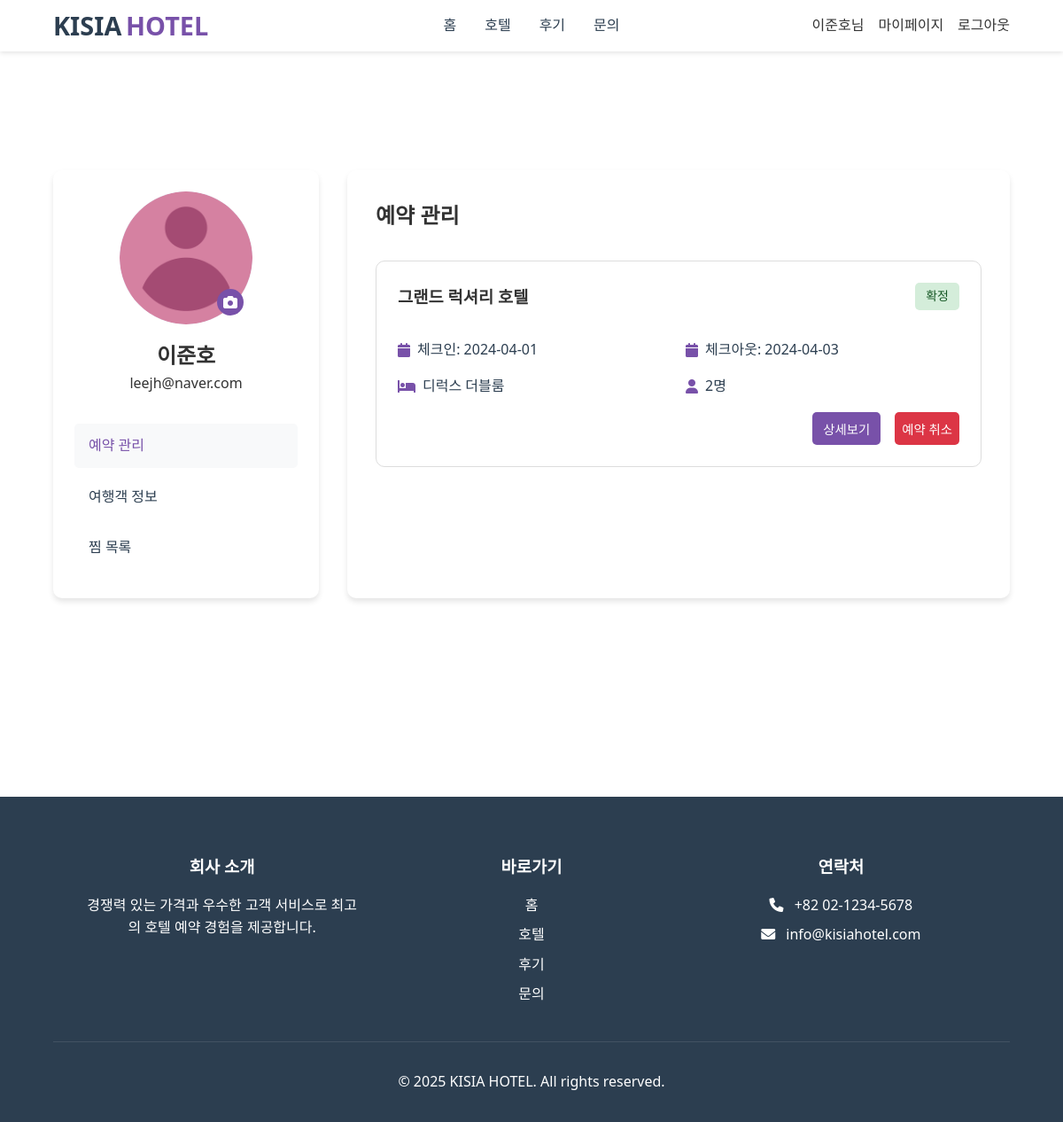
The app's page /user/mypage.php (signed in), older data.
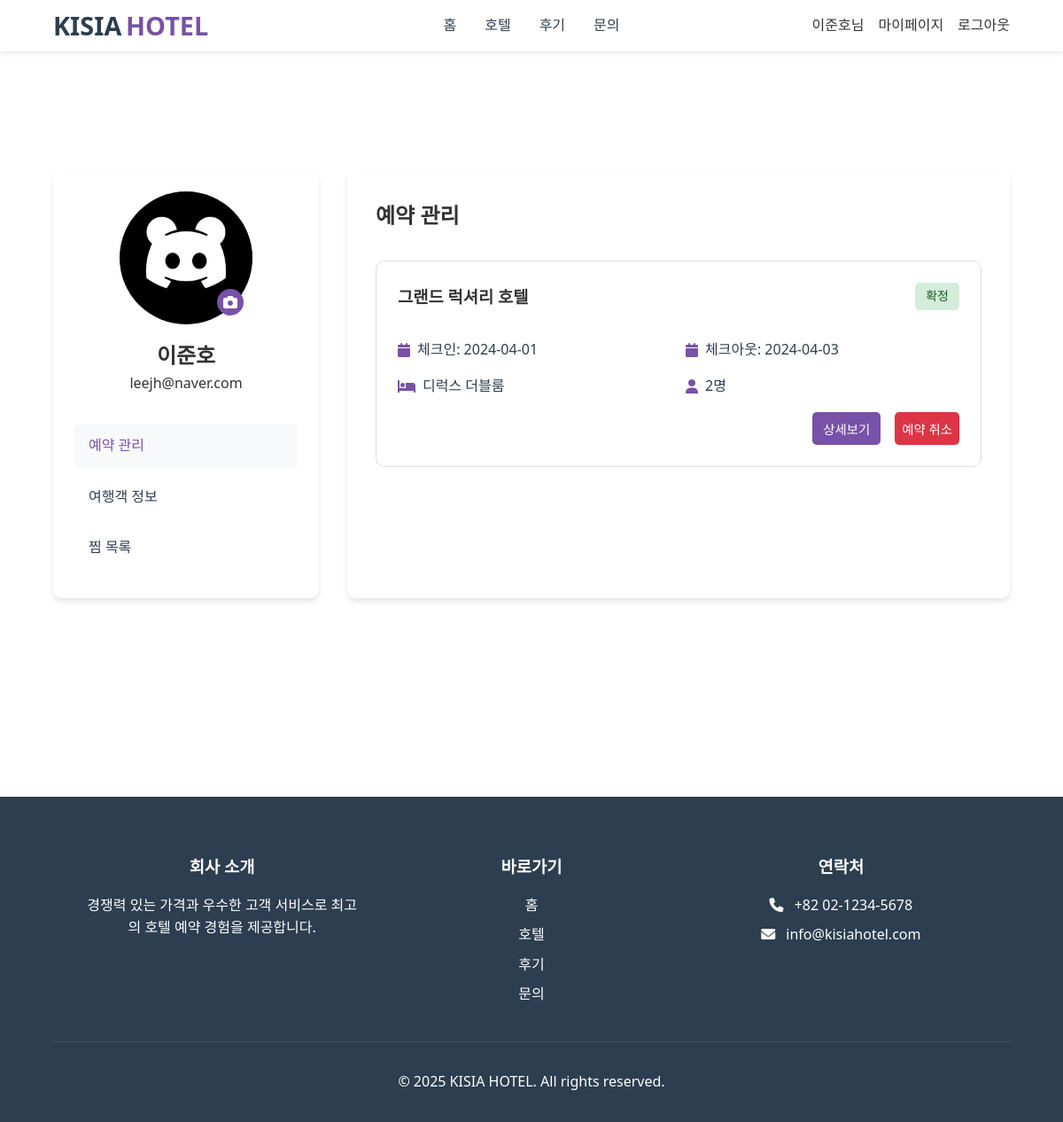
The same page, newer data.
### tables this page shows
CREATE TABLE users (
    user_id INT PRIMARY KEY AUTO_INCREMENT,
    username VARCHAR(50) NOT NULL,
    real_id VARCHAR(50) NOT NULL,
    password VARCHAR(255) NOT NULL,
    email VARCHAR(100) NOT NULL UNIQUE,
    phone VARCHAR(20),
    created_at DATETIME DEFAULT CURRENT_TIMESTAMP,
    is_admin BOOLEAN DEFAULT FALSE,
    terms BOOLEAN DEFAULT FALSE,
    marketing BOOLEAN DEFAULT FALSE,
    profile_image VARCHAR(255) DEFAULT '/image/default_profile.jpg'
);

### src/action/mypage_action.php (called while the page is built, shortened)
<?php
include_once __DIR__ . '/../includes/db_connection.php';
$user_id = $_SESSION['user_id'];
$user_sql="select * from users where user_id='$user_id'";
$user_result = mysqli_query($conn, $user_sql);

### src/user/mypage.php (the view, shortened to what this page needs)
<?php
include_once __DIR__ . '/../includes/header.php';
include_once __DIR__ . '/../action/mypage_action.php';
$users = $GLOBALS['users'];
?>
    <main class="mypage-container">
        <div class="mypage-sidebar">
            <div class="profile-section">
                <form method="post" action="../action/upload_profile_image.php" enctype="multipart/form-data">
                    <?php
                        $has_image = !empty($users['profile_image']) ? 'has-image' : '';
                        $profile_img = !empty($users['profile_image'])
                        ? $users['profile_image']
                        : '/image/default_profile.jpg';
                    ?>
                    <div class="profile-image-container <?= $has_image ?>">
                        <img src="<?= $profile_img ?>" alt="프로필 사진" id="profileImage" class="profile-image">
                        <label for="profileUpload" class="change-profile-btn">
                            <i class="fas fa-camera"></i>
                        </label>
                    </div>
                </form>
                <h2 id="username"><?= $users['username']?></h2>
                <p id="email"><?= $users['email']?></p>
            </div>
            <nav class="mypage-nav">
                <ul>
                    <li><a href="#" data-tab="reservations" class="active">예약 관리</a></li>
                    <li><a href="#" data-tab="profile">여행객 정보</a></li>
                    <li><a href="#" data-tab="wishlist">찜 목록</a></li>
                </ul>
            </nav>
        </div>
        <div class="mypage-content">
            <section id="reservations" class="content-section active">
                <h2>예약 관리</h2>
                <div class="reservation-list">
                    <div class="reservation-card">
                        <div class="reservation-header">
                            <h3>그랜드 럭셔리 호텔</h3>
                            <span class="status confirmed">확정</span>
                        </div>
                        <div class="reservation-details">
                            <div class="mypage-detail-item">
                                <i class="fas fa-calendar"></i>
                                <span>체크인: 2024-04-01</span>
                            </div>
                            <div class="mypage-detail-item">
                                <i class="fas fa-calendar"></i>
                                <span>체크아웃: 2024-04-03</span>
                            </div>
                            <div class="mypage-detail-item">
                                <i class="fas fa-bed"></i>
                                <span>디럭스 더블룸</span>
                            </div>
                            <div class="mypage-detail-item">
                                <i class="fas fa-user"></i>
                                <span>2명</span>
                            </div>
                        </div>
                        <div class="reservation-actions">
                            <button class="modify-btn" onclick="window.location.href='../hotel/hotel-detail.php'">상세보기</button>
                            <button class="mypage-cancel-btn">예약 취소</button>
                        </div>
                    </div>
                </div>
            </section>
        </div>
    </main>
<?php include_once __DIR__ . '/../includes/footer.php'; ?>

### src/includes/header.php (shortened to what this page needs)
<!DOCTYPE html>
<html lang="ko">
<head>
    <link rel="stylesheet" href="../style/styles.css">
    <link rel="stylesheet" href="../style/login.css">
    <link rel="stylesheet" href="../style/mypage.css">
    <link rel="stylesheet" href="../style/inquiry.css">
    <link rel="stylesheet" href="../style/review.css">
    <link rel="stylesheet" href="../style/event.css">
    <link rel="stylesheet" href="../style/event-timedeal.css">
    <link rel="stylesheet" href="../style/hotels.css">
    <link rel="stylesheet" href="../style/admin.css">
    <link rel="stylesheet" href="../style/payment.css">
    <link rel="stylesheet" href="../style/hotel-detail.css">
    <link rel="stylesheet" href="../style/hotel-add.css">
    <link rel="stylesheet" href="https://cdnjs.cloudflare.com/ajax/libs/font-awesome/6.0.0/css/all.min.css">
</head>
<body>
    <div class="style-header">
        <div class="style-nav">
            <a href="../index.php" class="style-logo">KISIA <span>HOTEL</span></a>
            <ul class="style-nav-links">
                <li><a href="../index.php">홈</a></li>
                <li><a href="../hotel/hotels.php">호텔</a></li>
                <li><a href="../review/review.php">후기</a></li>
                <li><a href="../inquiry/inquiry.php">문의</a></li>
            </ul>
            <div class="style-auth-buttons">
                <?php include __DIR__ . '/../action/auto_buttons.php'; ?>
            </div>
        </div>
    </div>
</body>
</html>

### src/action/auto_buttons.php (shortened to what this page needs)
<?php if(!isset($_SESSION['is_login'])): ?>
    <a href="../user/login.php" class="style-auth-btn">로그인</a>
    <a href="../user/signup.php" class="style-auth-btn">회원가입</a>
<?php else: ?>
    <span class="style-username"><?php echo $_SESSION['username']; ?>님</span>
    <?php if(isset($_SESSION['is_admin']) && $_SESSION['is_admin']): ?>
        <a href="../admin/admin.php" class="style-auth-btn">관리자페이지</a>
    <?php else: ?>
        <a href="../user/mypage.php" class="style-auth-btn">마이페이지</a>
    <?php endif; ?>
    <a href="../action/logout_action.php" class="style-auth-btn">로그아웃</a>
<?php endif; ?>

### src/includes/footer.php
    <footer class="style-footer">
        <div class="style-footer-content">
            <div class="style-footer-section">
                <h3>회사 소개</h3>
                <p>경쟁력 있는 가격과 우수한 고객 서비스로 최고의 호텔 예약 경험을 제공합니다.</p>
            </div>
            <div class="style-footer-section">
                <h3>바로가기</h3>
                <ul>
                    <li><a href="../index.php">홈</a></li>
                    <li><a href="../hotel/hotels.php">호텔</a></li>
                    <li><a href="../review/review.php">후기</a></li>
                    <li><a href="../inquiry/inquiry.php">문의</a></li>
                </ul>
            </div>
            <div class="style-footer-section">
                <h3>연락처</h3>
                <p><i class="fas fa-phone"></i> +82 02-1234-5678</p>
                <p><i class="fas fa-envelope"></i> info@kisiahotel.com</p>
            </div>
        </div>
        <div class="style-footer-bottom">
            <p>&copy; 2025 KISIA HOTEL. All rights reserved.</p>
        </div>
    </footer>
</body>
</html>

### src/style/styles.css (style rules this page uses)
* { margin: 0; padding: 0; box-sizing: border-box; font-family: 'Segoe UI', Tahoma, Geneva, Verdana, sans-serif; }
body { line-height: 1.6; color: #333; }
a { text-decoration: none; color: inherit; }
.style-header { background-color: #fff; box-shadow: 0 2px 5px rgba(0, 0, 0, 0.1); position: fixed; width: 100%; top: 0; z-index: 1000; }
.style-nav { display: flex; justify-content: space-between; align-items: center; padding: 1rem 5%; max-width: 1400px; margin: 0 auto; position: relative; }
.style-logo { font-size: 1.8rem; font-weight: bold; color: #2c3e50; display: flex; align-items: center; gap: 0.3rem; position: absolute; left: 5%; }
.style-logo span { color: #7851A9; font-weight: 800; }
.style-nav-links { display: flex; list-style: none; gap: 2rem; margin: 0 auto; }
.style-nav-links li { white-space: nowrap; }
.style-nav-links a { text-decoration: none; color: #2c3e50; font-weight: 500; transition: color 0.3s; }
.style-auth-buttons { display: flex; gap: 1rem; position: absolute; right: 5%; }
.style-footer { background-color: #2c3e50; color: white; padding: 4rem 5% 2rem; }
.style-footer-content { display: grid; grid-template-columns: repeat(auto-fit, minmax(250px, 1fr)); gap: 2rem; max-width: 1400px; margin: 0 auto; padding: 0 2rem; }
.style-footer-section { text-align: center; }
.style-footer-section h3 { margin-bottom: 1rem; color: white; }
.style-footer-section ul { list-style: none; padding: 0; }
.style-footer-section ul li { margin-bottom: 0.5rem; }
.style-footer-section a { color: white; text-decoration: none; transition: color 0.3s; }
.style-footer-section p { margin-bottom: 0.5rem; color: white; }
.style-footer-section i { margin-right: 0.5rem; color: white; }
.style-footer-bottom { text-align: center; margin-top: 2rem; padding-top: 2rem; border-top: 1px solid rgba(255, 255, 255, 0.1); color: white; }

Row changes from the older to the newer data that the page shows:
changed users "이준호": profile_image: picture added in place of a placeholder
